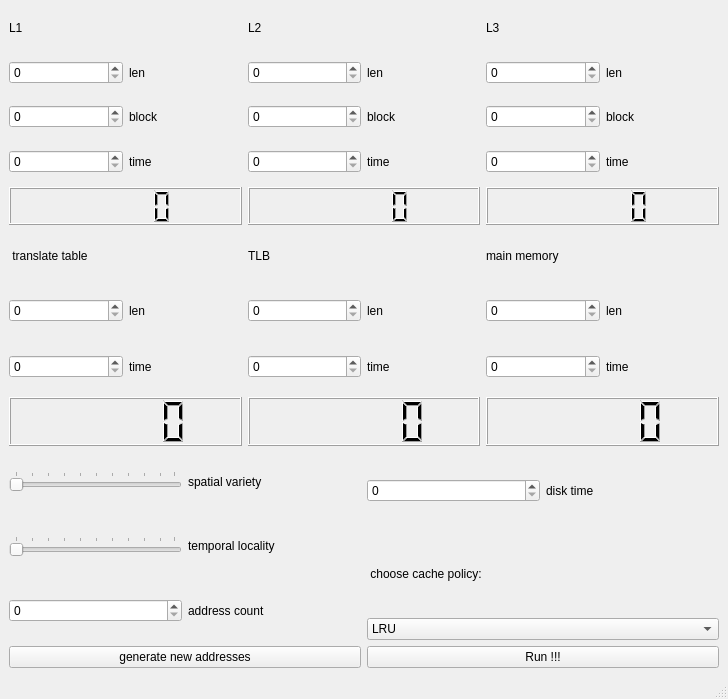
<?xml version="1.0" encoding="UTF-8"?>
<ui version="4.0">
 <class>MainWindow</class>
 <widget class="QMainWindow" name="MainWindow">
  <property name="geometry">
   <rect>
    <x>0</x>
    <y>0</y>
    <width>728</width>
    <height>699</height>
   </rect>
  </property>
  <property name="windowTitle">
   <string>MainWindow</string>
  </property>
  <widget class="QWidget" name="centralwidget">
   <layout class="QGridLayout" name="gridLayout">
    <item row="0" column="0">
     <layout class="QVBoxLayout" name="verticalLayout_7">
      <item>
       <layout class="QHBoxLayout" name="horizontalLayout_7">
        <item>
         <layout class="QVBoxLayout" name="verticalLayout">
          <item>
           <widget class="QLabel" name="label_3">
            <property name="text">
             <string>L1</string>
            </property>
           </widget>
          </item>
          <item>
           <layout class="QHBoxLayout" name="horizontalLayout">
            <item>
             <widget class="QSpinBox" name="L1_len"/>
            </item>
            <item>
             <widget class="QLabel" name="label">
              <property name="text">
               <string>len</string>
              </property>
             </widget>
            </item>
           </layout>
          </item>
          <item>
           <layout class="QHBoxLayout" name="horizontalLayout_2">
            <item>
             <widget class="QSpinBox" name="L1_block"/>
            </item>
            <item>
             <widget class="QLabel" name="label_2">
              <property name="text">
               <string>block</string>
              </property>
             </widget>
            </item>
           </layout>
          </item>
          <item>
           <layout class="QHBoxLayout" name="horizontalLayout_8">
            <item>
             <widget class="QSpinBox" name="L1_time"/>
            </item>
            <item>
             <widget class="QLabel" name="label_10">
              <property name="text">
               <string>time</string>
              </property>
             </widget>
            </item>
           </layout>
          </item>
          <item>
           <widget class="QLCDNumber" name="L1_size">
            <property name="sizePolicy">
             <sizepolicy hsizetype="Minimum" vsizetype="Preferred">
              <horstretch>0</horstretch>
              <verstretch>0</verstretch>
             </sizepolicy>
            </property>
           </widget>
          </item>
         </layout>
        </item>
        <item>
         <layout class="QVBoxLayout" name="verticalLayout_2">
          <item>
           <widget class="QLabel" name="label_4">
            <property name="text">
             <string>L2</string>
            </property>
           </widget>
          </item>
          <item>
           <layout class="QHBoxLayout" name="horizontalLayout_3">
            <item>
             <widget class="QSpinBox" name="L2_len"/>
            </item>
            <item>
             <widget class="QLabel" name="label_5">
              <property name="text">
               <string>len</string>
              </property>
             </widget>
            </item>
           </layout>
          </item>
          <item>
           <layout class="QHBoxLayout" name="horizontalLayout_4">
            <item>
             <widget class="QSpinBox" name="L2_block"/>
            </item>
            <item>
             <widget class="QLabel" name="label_6">
              <property name="text">
               <string>block</string>
              </property>
             </widget>
            </item>
           </layout>
          </item>
          <item>
           <layout class="QHBoxLayout" name="horizontalLayout_9">
            <item>
             <widget class="QSpinBox" name="L2_time"/>
            </item>
            <item>
             <widget class="QLabel" name="label_11">
              <property name="text">
               <string>time</string>
              </property>
             </widget>
            </item>
           </layout>
          </item>
          <item>
           <widget class="QLCDNumber" name="L2_size">
            <property name="sizePolicy">
             <sizepolicy hsizetype="Minimum" vsizetype="Preferred">
              <horstretch>0</horstretch>
              <verstretch>0</verstretch>
             </sizepolicy>
            </property>
            <property name="value" stdset="0">
             <double>0.000000000000000</double>
            </property>
            <property name="intValue" stdset="0">
             <number>0</number>
            </property>
           </widget>
          </item>
         </layout>
        </item>
        <item>
         <layout class="QVBoxLayout" name="verticalLayout_3">
          <item>
           <widget class="QLabel" name="label_7">
            <property name="text">
             <string>L3</string>
            </property>
           </widget>
          </item>
          <item>
           <layout class="QHBoxLayout" name="horizontalLayout_5">
            <item>
             <widget class="QSpinBox" name="L3_len"/>
            </item>
            <item>
             <widget class="QLabel" name="label_8">
              <property name="text">
               <string>len</string>
              </property>
             </widget>
            </item>
           </layout>
          </item>
          <item>
           <layout class="QHBoxLayout" name="horizontalLayout_6">
            <item>
             <widget class="QSpinBox" name="L3_block"/>
            </item>
            <item>
             <widget class="QLabel" name="label_9">
              <property name="text">
               <string>block</string>
              </property>
             </widget>
            </item>
           </layout>
          </item>
          <item>
           <layout class="QHBoxLayout" name="horizontalLayout_10">
            <item>
             <widget class="QSpinBox" name="L3_time"/>
            </item>
            <item>
             <widget class="QLabel" name="label_12">
              <property name="text">
               <string>time</string>
              </property>
             </widget>
            </item>
           </layout>
          </item>
          <item>
           <widget class="QLCDNumber" name="L3_size">
            <property name="sizePolicy">
             <sizepolicy hsizetype="Preferred" vsizetype="Minimum">
              <horstretch>0</horstretch>
              <verstretch>0</verstretch>
             </sizepolicy>
            </property>
           </widget>
          </item>
         </layout>
        </item>
       </layout>
      </item>
      <item>
       <layout class="QHBoxLayout" name="horizontalLayout_14">
        <item>
         <layout class="QVBoxLayout" name="verticalLayout_6">
          <item>
           <widget class="QLabel" name="label_17">
            <property name="text">
             <string> translate table</string>
            </property>
           </widget>
          </item>
          <item>
           <layout class="QHBoxLayout" name="horizontalLayout_13">
            <item>
             <widget class="QSpinBox" name="t_table_len"/>
            </item>
            <item>
             <widget class="QLabel" name="label_18">
              <property name="text">
               <string>len</string>
              </property>
             </widget>
            </item>
           </layout>
          </item>
          <item>
           <layout class="QHBoxLayout" name="horizontalLayout_19">
            <item>
             <widget class="QSpinBox" name="t_table_time"/>
            </item>
            <item>
             <widget class="QLabel" name="label_23">
              <property name="text">
               <string>time</string>
              </property>
             </widget>
            </item>
           </layout>
          </item>
          <item>
           <widget class="QLCDNumber" name="t_table_size"/>
          </item>
         </layout>
        </item>
        <item>
         <layout class="QVBoxLayout" name="verticalLayout_5">
          <item>
           <widget class="QLabel" name="label_15">
            <property name="text">
             <string>TLB</string>
            </property>
           </widget>
          </item>
          <item>
           <layout class="QHBoxLayout" name="horizontalLayout_12">
            <item>
             <widget class="QSpinBox" name="tlb_len"/>
            </item>
            <item>
             <widget class="QLabel" name="label_16">
              <property name="text">
               <string>len</string>
              </property>
             </widget>
            </item>
           </layout>
          </item>
          <item>
           <layout class="QHBoxLayout" name="horizontalLayout_20">
            <item>
             <widget class="QSpinBox" name="tlb_time"/>
            </item>
            <item>
             <widget class="QLabel" name="label_24">
              <property name="text">
               <string>time</string>
              </property>
             </widget>
            </item>
           </layout>
          </item>
          <item>
           <widget class="QLCDNumber" name="tlb_size"/>
          </item>
         </layout>
        </item>
        <item>
         <layout class="QVBoxLayout" name="verticalLayout_4">
          <item>
           <widget class="QLabel" name="label_13">
            <property name="text">
             <string>main memory</string>
            </property>
           </widget>
          </item>
          <item>
           <layout class="QHBoxLayout" name="horizontalLayout_11">
            <item>
             <widget class="QSpinBox" name="mem_len"/>
            </item>
            <item>
             <widget class="QLabel" name="label_14">
              <property name="text">
               <string>len</string>
              </property>
             </widget>
            </item>
           </layout>
          </item>
          <item>
           <layout class="QHBoxLayout" name="horizontalLayout_21">
            <item>
             <widget class="QSpinBox" name="main_mem_time"/>
            </item>
            <item>
             <widget class="QLabel" name="label_25">
              <property name="text">
               <string>time</string>
              </property>
             </widget>
            </item>
           </layout>
          </item>
          <item>
           <widget class="QLCDNumber" name="mem_size"/>
          </item>
         </layout>
        </item>
       </layout>
      </item>
      <item>
       <layout class="QHBoxLayout" name="horizontalLayout_15">
        <item>
         <layout class="QVBoxLayout" name="verticalLayout_9">
          <item>
           <layout class="QHBoxLayout" name="horizontalLayout_17">
            <item>
             <widget class="QSlider" name="p_locality">
              <property name="sizePolicy">
               <sizepolicy hsizetype="Preferred" vsizetype="Fixed">
                <horstretch>0</horstretch>
                <verstretch>0</verstretch>
               </sizepolicy>
              </property>
              <property name="orientation">
               <enum>Qt::Orientation::Horizontal</enum>
              </property>
              <property name="invertedAppearance">
               <bool>false</bool>
              </property>
              <property name="invertedControls">
               <bool>false</bool>
              </property>
              <property name="tickPosition">
               <enum>QSlider::TickPosition::TicksAbove</enum>
              </property>
             </widget>
            </item>
            <item>
             <widget class="QLabel" name="label_21">
              <property name="text">
               <string>spatial variety</string>
              </property>
             </widget>
            </item>
           </layout>
          </item>
          <item>
           <layout class="QHBoxLayout" name="horizontalLayout_18">
            <item>
             <widget class="QSlider" name="t_locality">
              <property name="sizePolicy">
               <sizepolicy hsizetype="Preferred" vsizetype="Fixed">
                <horstretch>0</horstretch>
                <verstretch>0</verstretch>
               </sizepolicy>
              </property>
              <property name="orientation">
               <enum>Qt::Orientation::Horizontal</enum>
              </property>
              <property name="invertedAppearance">
               <bool>false</bool>
              </property>
              <property name="tickPosition">
               <enum>QSlider::TickPosition::TicksAbove</enum>
              </property>
             </widget>
            </item>
            <item>
             <widget class="QLabel" name="label_22">
              <property name="text">
               <string>temporal locality</string>
              </property>
             </widget>
            </item>
           </layout>
          </item>
          <item>
           <layout class="QHBoxLayout" name="horizontalLayout_16">
            <item>
             <widget class="QSpinBox" name="address_count"/>
            </item>
            <item>
             <widget class="QLabel" name="label_20">
              <property name="text">
               <string>address count</string>
              </property>
             </widget>
            </item>
           </layout>
          </item>
          <item>
           <widget class="QPushButton" name="generattor_btn">
            <property name="text">
             <string>generate new addresses</string>
            </property>
           </widget>
          </item>
         </layout>
        </item>
        <item>
         <layout class="QVBoxLayout" name="verticalLayout_8">
          <item>
           <layout class="QHBoxLayout" name="horizontalLayout_22">
            <item>
             <widget class="QSpinBox" name="disk_time"/>
            </item>
            <item>
             <widget class="QLabel" name="label_26">
              <property name="text">
               <string>disk time</string>
              </property>
             </widget>
            </item>
           </layout>
          </item>
          <item>
           <widget class="QLabel" name="label_19">
            <property name="text">
             <string> choose cache policy:</string>
            </property>
           </widget>
          </item>
          <item>
           <widget class="QComboBox" name="cpt">
            <item>
             <property name="text">
              <string>LRU</string>
             </property>
            </item>
            <item>
             <property name="text">
              <string>MRU</string>
             </property>
            </item>
            <item>
             <property name="text">
              <string>LFU</string>
             </property>
            </item>
            <item>
             <property name="text">
              <string>FIFO</string>
             </property>
            </item>
            <item>
             <property name="text">
              <string>RR</string>
             </property>
            </item>
           </widget>
          </item>
          <item>
           <widget class="QPushButton" name="run_btn">
            <property name="text">
             <string>Run !!!</string>
            </property>
           </widget>
          </item>
         </layout>
        </item>
       </layout>
      </item>
     </layout>
    </item>
   </layout>
  </widget>
  <widget class="QMenuBar" name="menubar">
   <property name="geometry">
    <rect>
     <x>0</x>
     <y>0</y>
     <width>728</width>
     <height>29</height>
    </rect>
   </property>
  </widget>
  <widget class="QStatusBar" name="statusbar"/>
 </widget>
 <resources/>
 <connections/>
</ui>
